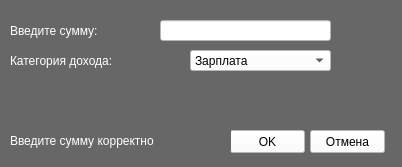
<?xml version="1.0" encoding="UTF-8"?>
<ui version="4.0">
 <class>Form</class>
 <widget class="QWidget" name="Form">
  <property name="geometry">
   <rect>
    <x>0</x>
    <y>0</y>
    <width>402</width>
    <height>167</height>
   </rect>
  </property>
  <property name="windowTitle">
   <string>Form</string>
  </property>
  <property name="styleSheet">
   <string notr="true">background-color: rgb(103, 103, 103);</string>
  </property>
  <widget class="QLabel" name="label">
   <property name="geometry">
    <rect>
     <x>10</x>
     <y>20</y>
     <width>151</width>
     <height>21</height>
    </rect>
   </property>
   <property name="styleSheet">
    <string notr="true">color: rgb(255, 255, 255);
font: 75 italic 16pt &quot;Calibri&quot;;</string>
   </property>
   <property name="text">
    <string>Введите сумму:</string>
   </property>
  </widget>
  <widget class="QLineEdit" name="lineEdit">
   <property name="geometry">
    <rect>
     <x>160</x>
     <y>20</y>
     <width>171</width>
     <height>21</height>
    </rect>
   </property>
   <property name="styleSheet">
    <string notr="true">background-color: rgb(255, 255, 255);</string>
   </property>
   <property name="text">
    <string/>
   </property>
  </widget>
  <widget class="QLabel" name="label_2">
   <property name="geometry">
    <rect>
     <x>10</x>
     <y>50</y>
     <width>191</width>
     <height>21</height>
    </rect>
   </property>
   <property name="styleSheet">
    <string notr="true">color: rgb(255, 255, 255);
font: 75 italic 16pt &quot;Calibri&quot;;</string>
   </property>
   <property name="text">
    <string>Категория дохода:</string>
   </property>
  </widget>
  <widget class="QComboBox" name="comboBox">
   <property name="geometry">
    <rect>
     <x>190</x>
     <y>50</y>
     <width>141</width>
     <height>21</height>
    </rect>
   </property>
   <property name="toolTip">
    <string>&lt;html&gt;&lt;head/&gt;&lt;body&gt;&lt;p&gt;&lt;br/&gt;&lt;/p&gt;&lt;/body&gt;&lt;/html&gt;</string>
   </property>
   <property name="styleSheet">
    <string notr="true">background-color: rgb(255, 255, 255);</string>
   </property>
   <property name="currentText">
    <string>Зарплата</string>
   </property>
   <property name="placeholderText">
    <string/>
   </property>
   <property name="duplicatesEnabled">
    <bool>false</bool>
   </property>
   <item>
    <property name="text">
     <string>Зарплата</string>
    </property>
   </item>
   <item>
    <property name="text">
     <string>Пенсия</string>
    </property>
   </item>
   <item>
    <property name="text">
     <string>Подарок</string>
    </property>
   </item>
   <item>
    <property name="text">
     <string>Победа на ставках</string>
    </property>
   </item>
  </widget>
  <widget class="QPushButton" name="pushButton">
   <property name="geometry">
    <rect>
     <x>230</x>
     <y>130</y>
     <width>75</width>
     <height>23</height>
    </rect>
   </property>
   <property name="styleSheet">
    <string notr="true">background-color: rgb(255, 255, 255);</string>
   </property>
   <property name="text">
    <string>ОK</string>
   </property>
  </widget>
  <widget class="QPushButton" name="pushButton_2">
   <property name="geometry">
    <rect>
     <x>310</x>
     <y>130</y>
     <width>75</width>
     <height>23</height>
    </rect>
   </property>
   <property name="styleSheet">
    <string notr="true">background-color: rgb(255, 255, 255);</string>
   </property>
   <property name="text">
    <string>Отмена</string>
   </property>
  </widget>
  <widget class="QLabel" name="label_3">
   <property name="geometry">
    <rect>
     <x>10</x>
     <y>130</y>
     <width>221</width>
     <height>21</height>
    </rect>
   </property>
   <property name="styleSheet">
    <string notr="true">color: rgb(255, 255, 255);
font: 14pt &quot;Times New Roman&quot;;</string>
   </property>
   <property name="text">
    <string>Введите сумму корректно</string>
   </property>
  </widget>
 </widget>
 <resources/>
 <connections/>
</ui>
